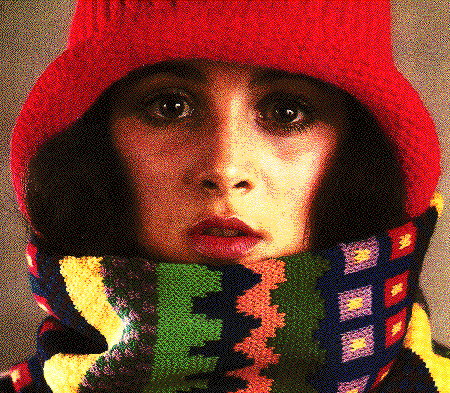
#> input picture Jaar 2/Semester 2/bbw/Week2/TestData/colortrui.png, 450 x 393 px
$ jupyter execute warping.ipynb
#> lines starting #> are read from the running program, lines starting #| are printed output that depends on the picture
Christiaan van Roon - 11122854
Sander Hansen - 10995080

# Warping and Estimation

[cell 1]
#Pylab inline is not a good habit to use
import numpy
import matplotlib

from matplotlib import pylab, mlab, pyplot
np = numpy
plt = pyplot

from IPython.core.pylabtools import figsize, getfigs
from skimage.transform import warp

from pylab import *
from numpy import *

## Affine transform

*Write a function affineTransform(f, x1, y1, x2, y2, x3, y3, width, height) that warps the parallelogram defined by the three points (x1,y1), (x2,y2) and (x3,y3) onto a new image of given width and height. Here we assume that the coordinates are given with respect to the graphical axis (x from left to right, y from top to bottom).*

*The mapping of the points (xi,yi)(xi,yi) in the image ff to the points (x′i,y′i)(xi′,yi′) in the resultant image should be:*

| i | $(x_{i}, y_{i})$ | $(x^{'}_{i}, y^{'}_{i})$ |
|---|------------------|--------------------------|
| 1 | (x1, y1)| (0,0)                  |
| 2 | (x2, y2) | (width - 1,0)          |
| 3 | (x3, y3) | (0,height - 1)         |

[cell 2]
def affineTransform(f, x1, y1, x2, y2, x3, y3, width, height):
    M = np.matrix([[x1, y1, 1, 0, 0 ,0],
                   [0, 0, 0, x1, y1, 1],
                   [x2, y2, 1, 0, 0 ,0],
                   [0, 0, 0, x2, y2, 1],
                   [x3, y3, 1, 0, 0 ,0],
                   [0, 0, 0, x3, y3, 1]])

    q = np.array([[0], [0], [width - 1], [0], [0], [height - 1]])

    p = np.linalg.lstsq(M, q)[0]
    A = np.array([[p[0][0], p[1][0], p[2][0]],
                [p[3][0], p[4][0], p[5][0]],
                [0, 0, 1]])

    trans = warp(f, np.linalg.inv(A), output_shape=[height, width])
    return trans

[cell 3]
#Read in image
img = imread('TestData/colortrui.png')
#> img is the input picture: shape (393, 450, 3) float32; mean R, G, B 0.48, 0.238, 0.167
plt.imshow(img)
#> (this line was passed over: IPython is not available in this run)
plt.title("Original Image")
#> (this line was passed over: IPython is not available in this run)
plt.show()

*Be sure that your code works with:*

* *image of unequal width and height*

[cell 4]
img_affine = affineTransform(img, 50, 50, 300, 10, 100, 250, 100, 120)
#> in affineTransform, `trans = warp(f, np.linalg.inv(A), output_shape=[height, width])`:
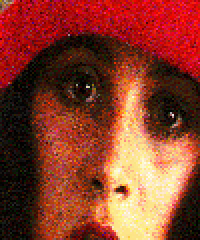
#> trans: shape (120, 100, 3) float32 (shown 2 times larger); mean R, G, B 0.539, 0.239, 0.166

plt.imshow(img_affine)
#> (this line was passed over: IPython is not available in this run)
plt.title("Unequal width and height")
#> (this line was passed over: IPython is not available in this run)
plt.show()

* *scalar and color images*

[cell 5]
img2 = imread('TestData/cameraman1.png')
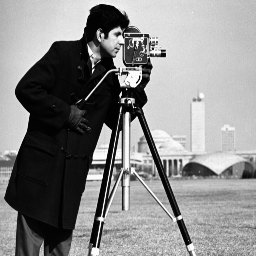
#> input picture Jaar 2/Semester 2/bbw/Week2/TestData/cameraman1.png, 256 x 256 px
#> img2 is the input picture: shape (256, 256) float32; min 0, max 0.984, mean 0.538
plt.imshow(img2, cmap=plt.cm.gray)
#> (this line was passed over: IPython is not available in this run)
plt.title("Original grey scale image")
#> (this line was passed over: IPython is not available in this run)
plt.show()

img_affine = affineTransform(img2, 0, 0, 50, 150, 150, 50, 100, 100)
#> call 2 of affineTransform, with x1 = 0, y1 = 0, x2 = 50, y2 = 150, x3 = 150, y3 = 50, width = 100, height = 100
#> in affineTransform (call 2), `trans = warp(f, np.linalg.inv(A), output_shape=[height, width])`:
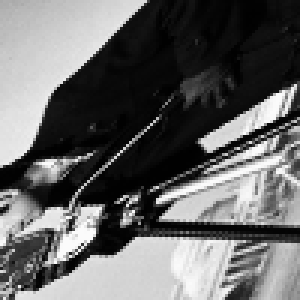
#> trans: shape (100, 100) float32 (shown 3 times larger); min 0.00233, max 0.984, mean 0.403

plt.imshow(img_affine, cmap=plt.cm.gray)
#> (this line was passed over: IPython is not available in this run)
plt.title("Scalar image")
plt.show()
